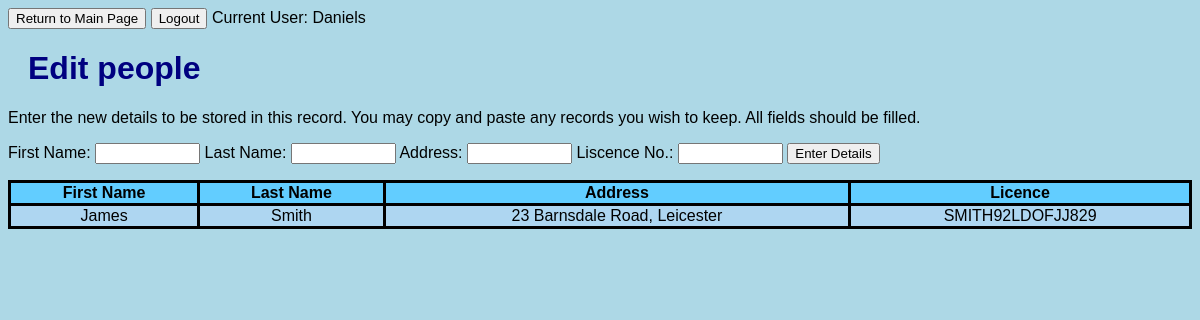
The app's page /editPeople.php?id=1 (signed in) with its own data.
### tables this page shows
CREATE TABLE `People` (
  `People_ID` int(11) NOT NULL AUTO_INCREMENT,
  `People_First_Name` varchar(45) NOT NULL,
  `People_Second_Name` varchar(45) NOT NULL,
  `People_address` varchar(50) DEFAULT NULL,
  `People_licence` varchar(16) DEFAULT NULL,
  PRIMARY KEY (`People_ID`)
);

### editPeople.php (the view, shortened to what this page needs)
<html>
<head>
<button id="myButton" class="float-left submit-button" >Return to Main Page</button>
<button id="logout" class="float-left submit-button" >Logout</button>
<?php
echo 'Current User: '.$_SESSION['user'];
$record = $_GET['id'];
?>
<link rel="stylesheet" href="myStyle.css"/>
</head>
<body>
<h1>Edit people</h1>
<p>Enter the new details to be stored in this record. You may copy and paste any records you wish to keep. All fields should be filled.</p>
<form name = 'PeopleEdit' method="post" onsubmit="return checkInputPeopleE()">
First Name: <input type='text' name = 'first' value = '' size = '10'>
Last Name: <input type='text' name='last' value='' size = '10'>
Address: <input type='text' name='address' value='' size = '10'>
Liscence No.: <input type='text' name='licence' value='' size = '10'>
<input type='submit' value='Enter Details'>
<br>
</form>
</body>
<table>
    <tr>
        <th>First Name</th>
        <th>Last Name</th>
        <th>Address</th>
        <th>Licence</th>
    </tr>
<?php
$servername = "mysql.cs.nott.ac.uk";
$username = "psxjw13_C1B";
$password = "AUXYUG";
$dbname = "psxjw13_C1B";
$conn = mysqli_connect($servername, $username, $password,
$dbname);
$sql = "SELECT * FROM People WHERE People_ID = '$record';";
$result = mysqli_query($conn, $sql);
while($row = mysqli_fetch_assoc($result)) {
    ?>
    <tr>
        <td><?php echo $row['People_First_Name'];?></td>
        <td><?php echo $row['People_Second_Name'];?></td>
        <td><?php echo $row['People_address'];?></td>
        <td><?php echo $row['People_licence'];?></td>
    </tr>
<?php
}
?>
</table>
</html>

### myStyle.css (style rules this page uses)
table, th, td { border-collapse: collapse; border-style: solid; text-align: center; }
table { width:100%; }
th { background-color: rgb(98, 205, 255); }
tr { background-color: white; }
body { background-color: lightblue; }
h1 { color: navy; margin-left: 20px; }
tr:nth-child(even) { background-color: #AED6F1; }
* { font-family: Arial; }

### records on screen
people: People_First_Name "James", People_Second_Name "Smith", People_address "23 Barnsdale Road, Leicester", People_licence "SMITH92LDOFJJ829"

### other values on screen
$_SESSION['user'] "Daniels"
